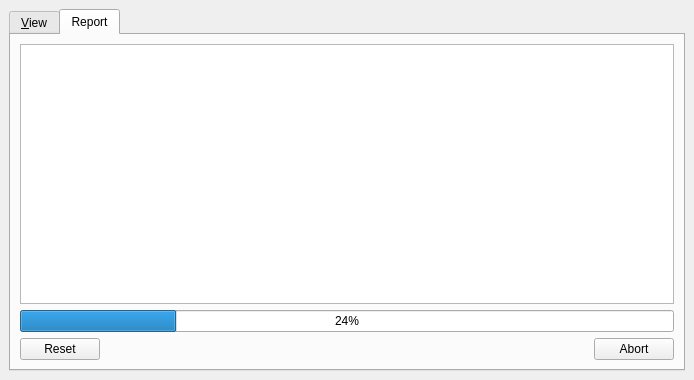
<?xml version="1.0" encoding="UTF-8"?>
<ui version="4.0">
 <class>SMDock</class>
 <widget class="QDockWidget" name="SMDock">
  <property name="geometry">
   <rect>
    <x>0</x>
    <y>0</y>
    <width>694</width>
    <height>380</height>
   </rect>
  </property>
  <property name="locale">
   <locale language="English" country="UnitedStates"/>
  </property>
  <property name="windowTitle">
   <string>SMARTGREEN</string>
  </property>
  <widget class="QWidget" name="dockWidgetContents">
   <property name="sizePolicy">
    <sizepolicy hsizetype="Expanding" vsizetype="Expanding">
     <horstretch>0</horstretch>
     <verstretch>0</verstretch>
    </sizepolicy>
   </property>
   <layout class="QVBoxLayout" name="verticalLayout">
    <item>
     <widget class="QTabWidget" name="tab">
      <property name="autoFillBackground">
       <bool>true</bool>
      </property>
      <property name="tabPosition">
       <enum>QTabWidget::North</enum>
      </property>
      <property name="tabShape">
       <enum>QTabWidget::Rounded</enum>
      </property>
      <property name="currentIndex">
       <number>1</number>
      </property>
      <property name="elideMode">
       <enum>Qt::ElideNone</enum>
      </property>
      <property name="usesScrollButtons">
       <bool>true</bool>
      </property>
      <widget class="QWidget" name="ViewTab">
       <property name="sizePolicy">
        <sizepolicy hsizetype="Expanding" vsizetype="Expanding">
         <horstretch>0</horstretch>
         <verstretch>0</verstretch>
        </sizepolicy>
       </property>
       <attribute name="title">
        <string>&amp;View</string>
       </attribute>
       <layout class="QHBoxLayout" name="horizontalLayout_5">
        <item>
         <widget class="QToolBox" name="LayerOptions">
          <property name="currentIndex">
           <number>0</number>
          </property>
          <widget class="QWidget" name="nodePage">
           <property name="geometry">
            <rect>
             <x>0</x>
             <y>0</y>
             <width>652</width>
             <height>215</height>
            </rect>
           </property>
           <attribute name="label">
            <string>Node</string>
           </attribute>
           <layout class="QFormLayout" name="formLayout">
            <item row="0" column="0">
             <widget class="QLabel" name="styleLbl">
              <property name="text">
               <string>Style:</string>
              </property>
             </widget>
            </item>
            <item row="0" column="1">
             <widget class="QComboBox" name="nodeStyleCB"/>
            </item>
            <item row="1" column="0">
             <widget class="QCheckBox" name="showNodeID">
              <property name="text">
               <string>Show ID</string>
              </property>
             </widget>
            </item>
           </layout>
          </widget>
          <widget class="QWidget" name="linkPage">
           <property name="geometry">
            <rect>
             <x>0</x>
             <y>0</y>
             <width>156</width>
             <height>61</height>
            </rect>
           </property>
           <attribute name="label">
            <string>Link</string>
           </attribute>
           <layout class="QFormLayout" name="formLayout_2">
            <item row="0" column="1">
             <widget class="QComboBox" name="linkStyleCB"/>
            </item>
            <item row="0" column="0">
             <widget class="QLabel" name="styleLbl_2">
              <property name="text">
               <string>Style:</string>
              </property>
             </widget>
            </item>
            <item row="1" column="0">
             <widget class="QCheckBox" name="showLinkID">
              <property name="text">
               <string>Show ID</string>
              </property>
             </widget>
            </item>
           </layout>
          </widget>
          <widget class="QWidget" name="lidPage">
           <property name="geometry">
            <rect>
             <x>0</x>
             <y>0</y>
             <width>141</width>
             <height>64</height>
            </rect>
           </property>
           <attribute name="label">
            <string>LID</string>
           </attribute>
           <layout class="QVBoxLayout" name="verticalLayout_4">
            <item>
             <widget class="QCheckBox" name="showLIDID">
              <property name="text">
               <string>Show ID</string>
              </property>
             </widget>
            </item>
            <item>
             <widget class="QCheckBox" name="showLIDConnection">
              <property name="text">
               <string>Show LID connection</string>
              </property>
             </widget>
            </item>
            <item>
             <spacer name="verticalSpacer">
              <property name="orientation">
               <enum>Qt::Vertical</enum>
              </property>
              <property name="sizeHint" stdset="0">
               <size>
                <width>20</width>
                <height>40</height>
               </size>
              </property>
             </spacer>
            </item>
           </layout>
          </widget>
         </widget>
        </item>
       </layout>
      </widget>
      <widget class="QWidget" name="LogTab">
       <attribute name="title">
        <string>Report</string>
       </attribute>
       <layout class="QVBoxLayout" name="verticalLayout_3">
        <item>
         <widget class="QTextBrowser" name="_console"/>
        </item>
        <item>
         <widget class="QProgressBar" name="_progressbar">
          <property name="value">
           <number>24</number>
          </property>
         </widget>
        </item>
        <item>
         <widget class="QDialogButtonBox" name="buttonBox">
          <property name="orientation">
           <enum>Qt::Horizontal</enum>
          </property>
          <property name="standardButtons">
           <set>QDialogButtonBox::Abort|QDialogButtonBox::Reset</set>
          </property>
          <property name="centerButtons">
           <bool>false</bool>
          </property>
         </widget>
        </item>
       </layout>
      </widget>
     </widget>
    </item>
   </layout>
  </widget>
 </widget>
 <resources/>
 <connections/>
</ui>
